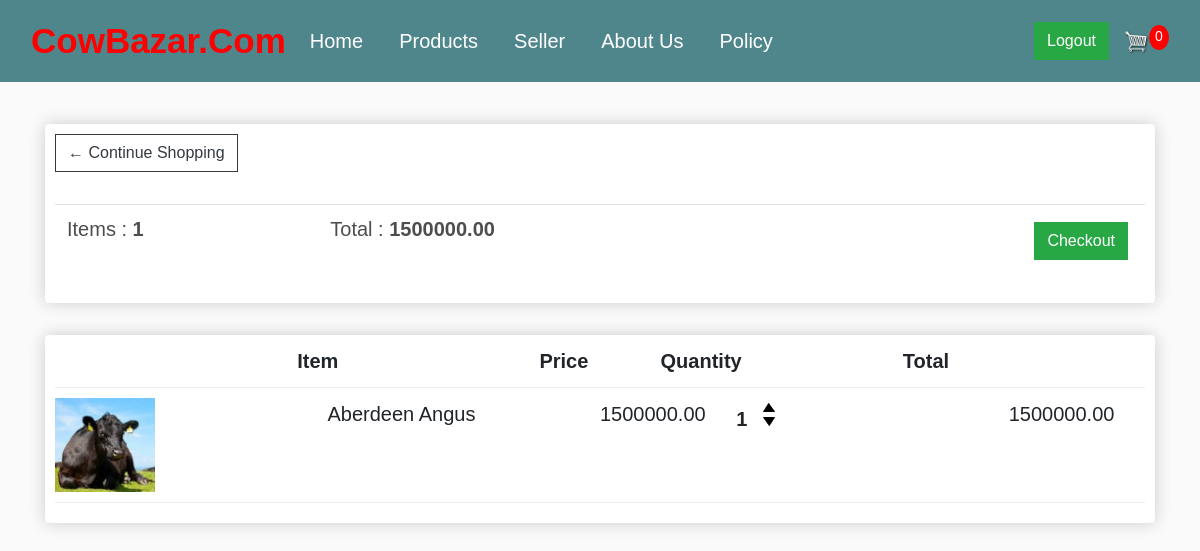
The app's page /cart/ (signed in) with its own data.
### home/models.py (models this page shows)
class Animal(models.Model):
    user = models.ForeignKey(User, on_delete=models.SET_NULL, null=True, blank=True)
    Animal_name = models.CharField(max_length=100)
    Animal_Weight = models.DecimalField(max_digits=10, decimal_places=2)
    Animal_Prize = models.DecimalField(max_digits=10, decimal_places=2)
    Animal_Farm = models.CharField(max_length=100, default='Unknown')
    Animal_color = models.CharField(max_length=100, default='Unknown')
    Animal_description = models.TextField()
    Animal_image = models.ImageField(upload_to='animal_images', default='')

### home/views.py (the view)
# urls.py: path('cart/', views.cart, name='cart'),
@login_required(login_url="/login/")
def cart(request):
    animals = Animal.objects.all()
    total = sum(animal.Animal_Prize for animal in animals)
    return render(request, 'cart.html', {'animals': animals, 'total': total})

### home/templates/cart.html
{% extends "base.html" %} {% load static %} {% block start %}
<div class="row">
  <div class="col-lg-12">
    <div class="box-element">
      <a class="btn btn-outline-dark" href="{% url 'home' %}">&#x2190; Continue Shopping</a>
      <br />
      <br />
      {% for animal in animals %}
      <table class="table">
        <tr>
          <th>
            <h5>Items : <strong>1</strong></h5>
          </th>
          <th>
            <h5>Total : <strong>{{ animal.Animal_Prize }}</strong></h5>
          </th>
          <th>
            <a style="float: right; margin: 5px" class="btn btn-success" href="{% url 'checkout' %}">Checkout</a>
          </th>
        </tr>
      </table>
    </div>
    {% endfor %}
    <br />
    <div class="box-element">
      <div class="cart-row">
        <div style="flex: 2"></div>
        <div style="flex: 2"><strong>Item</strong></div>
        <div style="flex: 1"><strong>Price</strong></div>
        <div style="flex: 2"><strong>Quantity</strong></div>
        <div style="flex: 2"><strong>Total</strong></div>
      </div>
      {% for animal in animals %}
      <div class="cart-row">
        <div style="flex: 2">
          <img src="{{ animal.Animal_image.url }}" class="row-image" />
        </div>
        <div style="flex: 2">{{ animal.Animal_name }}</div>
        <div style="flex: 1">{{ animal.Animal_Prize }}</div>
        <div style="flex: 2">
          <p class="quantity">1</p>
          <div class="quantity">
            <img class="chg-quantity" src="{% static 'images/down.png' %}" />
            <img class="chg-quantity" src="{% static 'images/up.png' %}" />
          </div>
        </div>
        <div style="flex: 1">{{ animal.Animal_Prize }}</div>
      </div>
      {% endfor %}
    </div>
  </div>
</div>
{% endblock %}

### static/css/main.css (style rules this page uses)
body { background-color: hsl(0, 0%, 98%); }
h1,h2,h3,h4,h5,h6 { color:hsl(0, 0%, 30%); }
.box-element { box-shadow:hsl(0, 0%, 80%) 0 0 16px; background-color: #fff; border-radius: 4px; padding: 10px; }
.col-lg-4, .col-lg-6, .col-lg-8, .col-lg-12 { margin-top: 10px; }
.btn { border-radius: 0; }
.row-image { width: 100px; }
.cart-row { display: flex; align-items: flex-stretch; padding-bottom: 10px; margin-bottom: 10px; border-bottom: 1px solid #ececec; }
.quantity { display: inline-block; font-weight: 700; padding-right:10px; }
.chg-quantity { width: 12px; cursor: pointer; display: block; margin-top: 5px; transition:.1s; }

### records on screen
Animal: Animal_Prize "1500000.00", Animal_image (picture), Animal_name "Aberdeen Angus"
